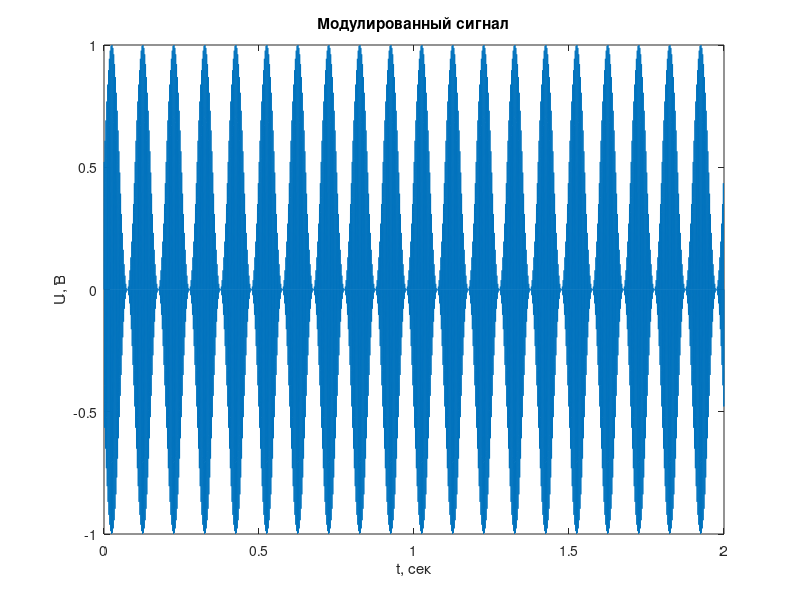
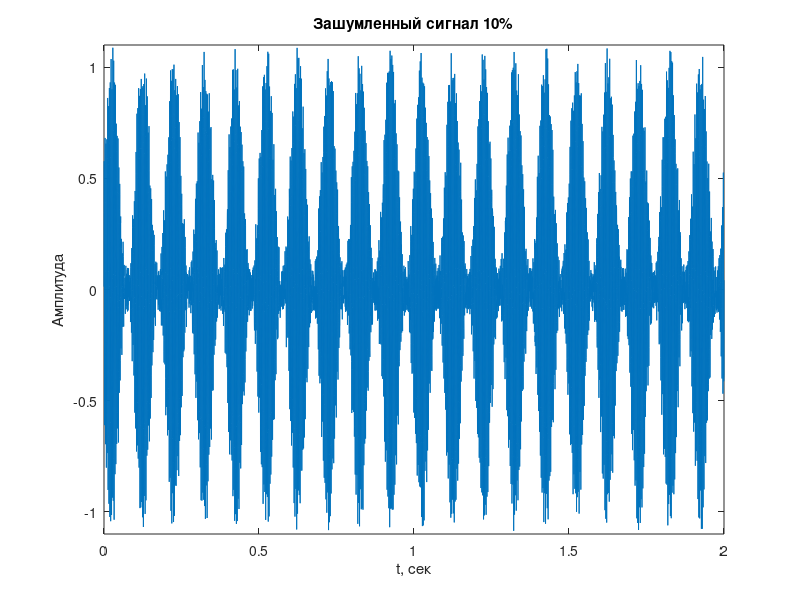
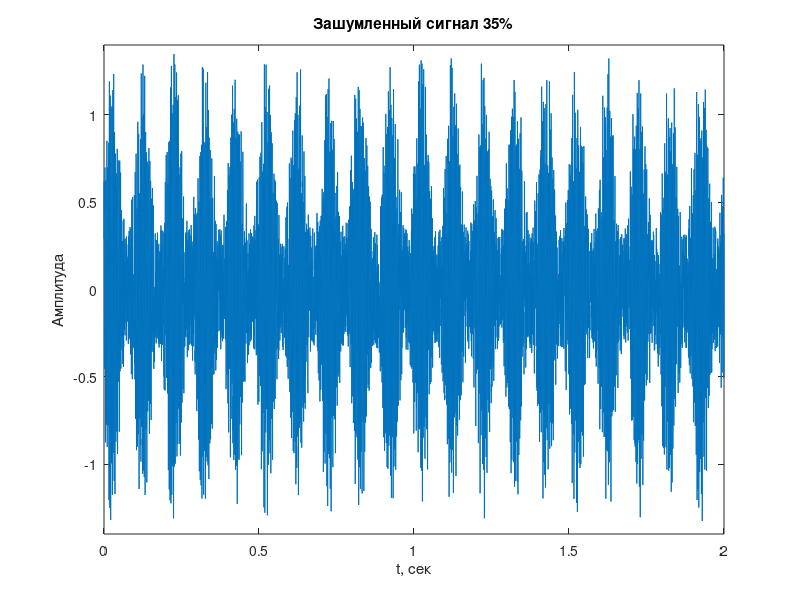
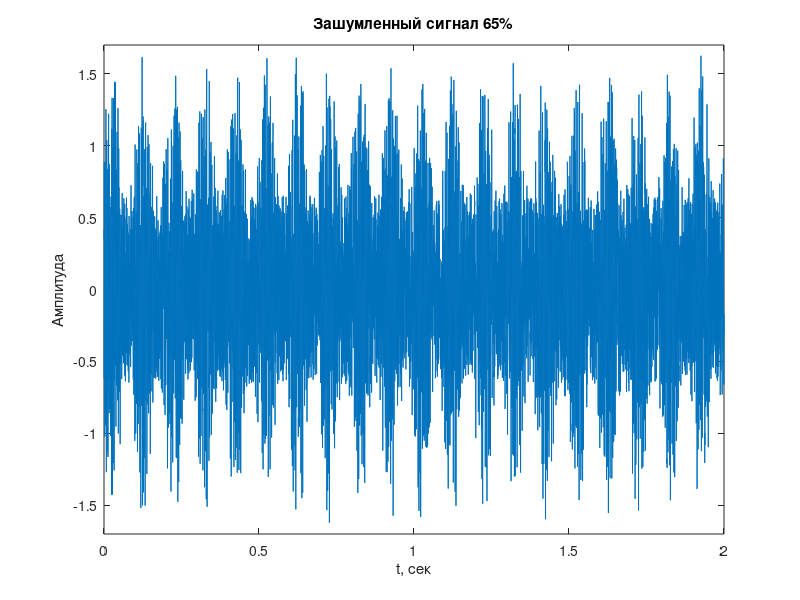

Source code (MATLAB) for these figures, in order: (Note: this script raises an error after producing the figures.)
% исходные данные
Fm = 10;        % частота модулируемого сигнала
Fn = 360;       % Несущая частота
m = 1;          % коэффициент модуляции 0 < m <= 1
Phin = 0;       % фаза несущей
Phim = 0;       % фаза модулируемого сигнала
I = 256;        % число уровней квантования
Kdiscr = 8;     % отношение частоты дискретизации к частоте несущей
Fd = Fn*Kdiscr; % частота дискретизации
Td = 1/Fd;      % период дискретизации
tend = 2;       % время окончания модуляции сигнала
 
% Генерация сигнала
t = 0:Td:tend;
N = length(t);  % общее количество отсчетов
mod_sig = 0.5*(1+m.*sin(2*pi*Fm.*t+Phim)).*sin(2*pi*Fn.*t+Phin);
 
% Построение графика модулированного сигнала
figure;
plot(t, mod_sig);
title('Модулированный сигнал');
xlabel('t, сек');
ylabel('U, B');
axis([0 tend -1 1]);
 
% Создание шума
noise10 = 0.2*rand(1,N)-0.1;
noise35 = 0.7*rand(1,N)-0.35;
noise65 = 1.3*rand(1,N)-0.65;
 
% Добавление шума к сигналу
mod_sig_10 = mod_sig + noise10;
mod_sig_35 = mod_sig + noise35;
mod_sig_65 = mod_sig + noise65;
 
% Построение графиков зашумленных сигналов
figure;         % Шум 10%
plot(t, mod_sig_10);
title('Зашумленный сигнал 10%');
xlabel('t, сек');
ylabel('Амплитуда');
axis([0 tend -1.1 1.1]);
figure;         % Шум 35%
plot(t, mod_sig_35);
title('Зашумленный сигнал 35%');
xlabel('t, сек');
ylabel('Амплитуда');
axis([0 tend -1.4 1.4]);
figure;         % Шум 65%
plot(t, mod_sig_65);
title('Зашумленный сигнал 65%');
xlabel('t, сек');
ylabel('Амплитуда');
axis([0 tend -1.7 1.7]);
 
% АЦП
% Дискретизация сигнала
y_10 = floor((mod_sig_10+m)*I/(2*m));
y_35 = floor((mod_sig_35+m)*I/(2*m));
y_65 = floor((mod_sig_65+m)*I/(2*m));
 
% Построение графиков дискретизации
figure;         % Сигнал после АЦП 10%
plot(t, y_10);
title('Сигнал после АЦП 10%');
xlabel('t, сек');
ylabel('Квантованные значения сигнала');
axis([0 tend 0 I]);
figure;         % Сигнал после АЦП 35%
plot(t, y_35);
title('Сигнал после АЦП 35%');
xlabel('t, сек');
ylabel('Квантованные значения сигнал');
axis([0 tend 0 I]);
figure;         % Сигнал после АЦП 65%
plot(t, y_65);
title('Сигнал после АЦП 65%');
xlabel('t, сек');
ylabel('Квантованные значения сигнал');
axis([0 tend 0 I]);
 
% первый перенос частоты - получим исходный сигнал, убрав несущую
% домножениена Sin и Cos
for i = 1:N
    sin_out_10(i) = y_10(i)*sin((i-1) * 2*pi*Fn/Fd);
    cos_out_10(i) = y_10(i)*cos((i-1) * 2*pi*Fn/Fd);
    
    sin_out_35(i) = y_35(i)*sin((i-1) * 2*pi*Fn/Fd);
    cos_out_35(i) = y_35(i)*cos((i-1) * 2*pi*Fn/Fd);
    
    sin_out_65(i) = y_65(i)*sin((i-1) * 2*pi*Fn/Fd);
    cos_out_65(i) = y_65(i)*cos((i-1) * 2*pi*Fn/Fd);
end
% пропустим результаты домножения на Sin и Cos через БФ 6 порядка
[b_6, a_6] = butter(6, Fm*Kdiscr/(2*Fd));
sin_out_butt_10 = filter(b_6, a_6, sin_out_10);
cos_out_butt_10 = filter(b_6, a_6, cos_out_10);
 
sin_out_butt_35 = filter(b_6, a_6, sin_out_35);
cos_out_butt_35 = filter(b_6, a_6, cos_out_35);
 
sin_out_butt_65 = filter(b_6, a_6, sin_out_65);
cos_out_butt_65 = filter(b_6, a_6, cos_out_65);
% операция детектирования
detection6_10 = sqrt(sin_out_butt_10.^2 + cos_out_butt_10.^2);
detection6_35 = sqrt(sin_out_butt_35.^2 + cos_out_butt_35.^2);
detection6_65 = sqrt(sin_out_butt_65.^2 + cos_out_butt_65.^2);
 
% Построение графиков первой фильтрации
figure;
 
plot(t, detection6_10, t, detection6_35, t, detection6_65);
title('Результат первого переноса частоты');
xlabel('t, сек');
ylabel('Амплитуда');
legend('Шум 10%', 'Шум 35%', 'Шум 65%');
 
% второй перенос частоты
% домножение на Sin и Cos
for i = 1:N
    sin_out2_10(i) = detection6_10(i)*sin((i-1) * 2*pi*Fm/Fd);
    cos_out2_10(i) = detection6_10(i)*cos((i-1) * 2*pi*Fm/Fd);
    
    sin_out2_35(i) = detection6_35(i)*sin((i-1) * 2*pi*Fm/Fd);
    cos_out2_35(i) = detection6_35(i)*cos((i-1) * 2*pi*Fm/Fd);
    
    sin_out2_65(i) = detection6_65(i)*sin((i-1) * 2*pi*Fm/Fd);
    cos_out2_65(i) = detection6_65(i)*cos((i-1) * 2*pi*Fm/Fd);
end
% пропустим результаты домножения на Sin и Cos через БФ 6 порядка
[b_6, a_6] = butter(6, Fm*Kdiscr/(2*8*Fd));
sin_out2_butt_10 = filter(b_6, a_6, sin_out2_10);
cos_out2_butt_10 = filter(b_6, a_6, cos_out2_10);
 
sin_out2_butt_35 = filter(b_6, a_6, sin_out2_35);
cos_out2_butt_35 = filter(b_6, a_6, cos_out2_35);
 
sin_out2_butt_65 = filter(b_6, a_6, sin_out2_65);
cos_out2_butt_65 = filter(b_6, a_6, cos_out2_65);
% операция детектирования
detection_26_10 = sqrt(sin_out2_butt_10.^2 + cos_out2_butt_10.^2);
detection_26_35 = sqrt(sin_out2_butt_35.^2 + cos_out2_butt_35.^2);
detection_26_65 = sqrt(sin_out2_butt_65.^2 + cos_out2_butt_65.^2);
 
% Построение графиков второй фильтрации
mid = 11.3; % Пороговое значение, взятое из lab2 для БФ 6ого порядка
figure;
phi = 0:Td:tend;
plot(phi, detection_26_10, t, detection_26_35, t, detection_26_65);
yline(mid,'-r','LineWidth',2);
title('Результат второго переноса частоты');
xlabel('t, сек');
ylabel('Уровень сигнала');
legend('Шум 10%', 'Шум 35%', 'Шум 65%', 'Пороговое значение, взятое из lab2 для БФ 6ого порядка');
 
% Определение наличия сигнала
lbound = mid;
sig_out6_10(1:N) = 1;
sig_out6_35(1:N) = 1;
sig_out6_65(1:N) = 1;
for k = 1:N
    if detection_26_10(k) <= lbound
        sig_out6_10(k) = 0;
    end
    if detection_26_35(k) <= lbound
        sig_out6_35(k) = 0;
    end
    if detection_26_65(k) <= lbound
        sig_out6_65(k) = 0;
    end
end
 
%  Построение графиков определения наличия сигнала
figure;
p = plot(t, sig_out6_10, "-b", t, sig_out6_35, "-r", t, sig_out6_65,  "-g");
p(1).LineWidth = 2;p(2).LineWidth = 2;p(3).LineWidth = 2;
title('Определение наличия сигнала');
xlabel('t, сек');
ylabel('Наличие сигнала (0 - нет, 1 - есть)');
legend('Шум 10%', 'Шум 35%', 'Шум 65%', 'Location', 'southeast');
axis([0.294 0.315 -0.1 1.1]);
 
% определение задержек определителя
k = 1;
while k <= length(sig_out6_10) && sig_out6_10(k) == 0
    k = k + 1;
end
delay_10=t(k);  % задержка определителя 6-го порядка, шум 10%
k = 1;
while(sig_out6_35(k) == 0)
    k = k + 1;
end
delay_35=t(k);  % задержка определителя 6-го порядка, шум 35%
k = 1;
while(sig_out6_65(k) == 0)
    k = k + 1;
end
delay_65=t(k);  % задержка определителя 6-го порядка, шум 65%
